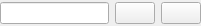
<?xml version="1.0" encoding="UTF-8"?>
<ui version="4.0">
 <class>SelectFileWidget</class>
 <widget class="QWidget" name="SelectFileWidget">
  <property name="geometry">
   <rect>
    <x>0</x>
    <y>0</y>
    <width>201</width>
    <height>26</height>
   </rect>
  </property>
  <property name="sizePolicy">
   <sizepolicy hsizetype="MinimumExpanding" vsizetype="Fixed">
    <horstretch>0</horstretch>
    <verstretch>0</verstretch>
   </sizepolicy>
  </property>
  <property name="minimumSize">
   <size>
    <width>0</width>
    <height>26</height>
   </size>
  </property>
  <property name="windowTitle">
   <string>Form</string>
  </property>
  <layout class="QGridLayout" name="gridLayout">
   <property name="leftMargin">
    <number>0</number>
   </property>
   <property name="topMargin">
    <number>0</number>
   </property>
   <property name="rightMargin">
    <number>0</number>
   </property>
   <property name="bottomMargin">
    <number>0</number>
   </property>
   <item row="0" column="1">
    <widget class="QPushButton" name="selectFilePushButton">
     <property name="toolTip">
      <string>Import file</string>
     </property>
     <property name="text">
      <string/>
     </property>
     <property name="icon">
      <iconset resource="../../../resources.qrc">
       <normaloff>:/plugins/DsgTools/icons/import.png</normaloff>:/plugins/DsgTools/icons/import.png</iconset>
     </property>
    </widget>
   </item>
   <item row="0" column="0">
    <widget class="QLineEdit" name="lineEdit">
     <property name="sizePolicy">
      <sizepolicy hsizetype="MinimumExpanding" vsizetype="Fixed">
       <horstretch>0</horstretch>
       <verstretch>0</verstretch>
      </sizepolicy>
     </property>
    </widget>
   </item>
   <item row="0" column="2">
    <widget class="QPushButton" name="exportFilePushButton">
     <property name="enabled">
      <bool>true</bool>
     </property>
     <property name="toolTip">
      <string>Export file</string>
     </property>
     <property name="text">
      <string/>
     </property>
     <property name="icon">
      <iconset resource="../../../resources.qrc">
       <normaloff>:/plugins/DsgTools/icons/export.png</normaloff>:/plugins/DsgTools/icons/export.png</iconset>
     </property>
    </widget>
   </item>
  </layout>
 </widget>
 <resources>
  <include location="../../../resources.qrc"/>
 </resources>
 <connections/>
</ui>
